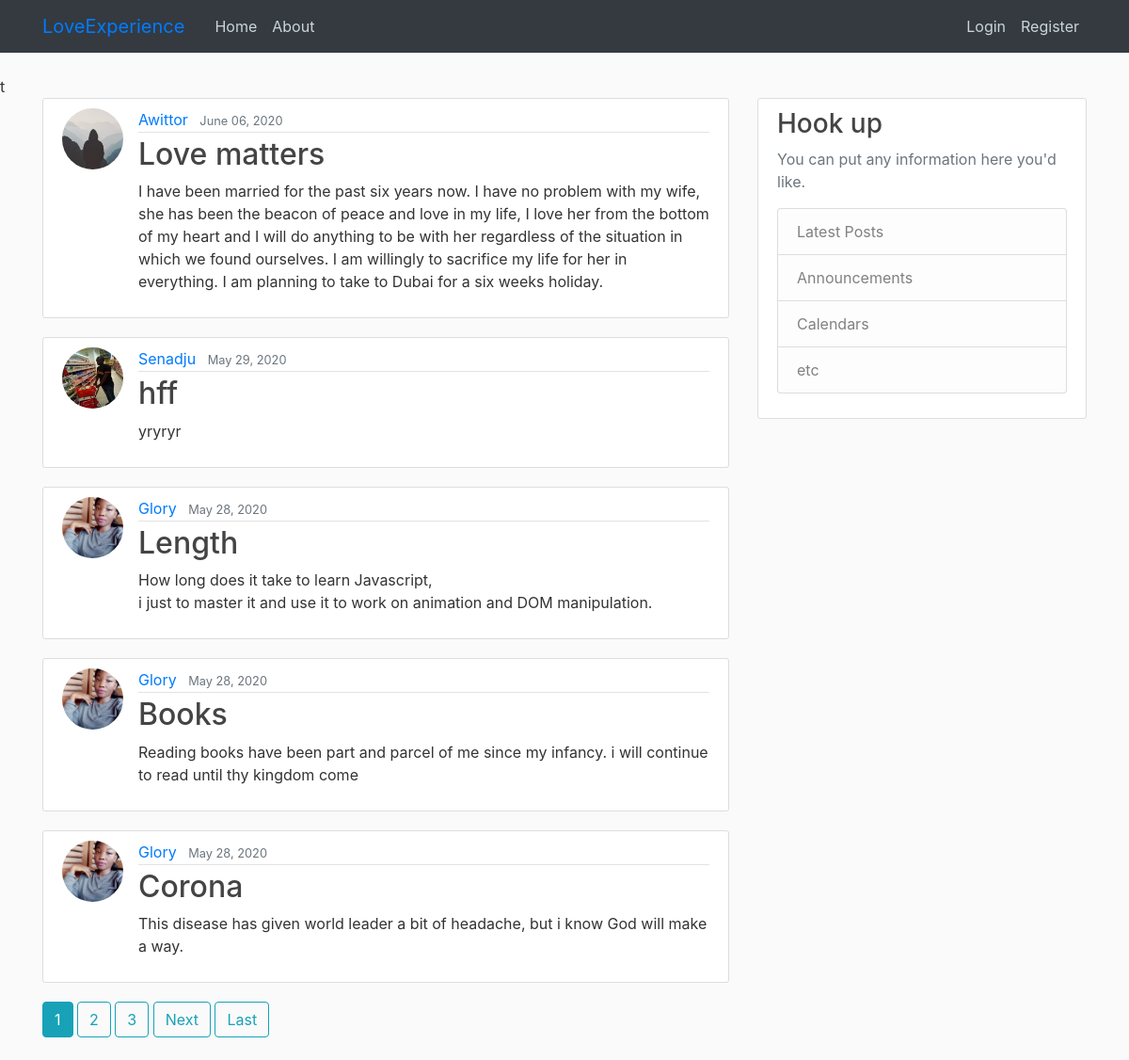
The page / on the database its author committed.
### blog/models.py (models this page shows, shortened)
class Post(models.Model):
    title = models.CharField(max_length=100)
    content = models.TextField()
    date_posted = models.DateTimeField(default=timezone.now)
    author = models.ForeignKey(User, on_delete=models.CASCADE)

### users/models.py (models this page shows, shortened)
class Profile(models.Model):
     user = models.OneToOneField(User, on_delete=models.CASCADE)
     image = models.ImageField(default='default.jpg', upload_to='profile_pics')

### blog/views.py (the view)
# urls.py: path('', PostListView.as_view(), name='blog-home'),
class PostListView(ListView): # List of blogs but not details
    model = Post
    template_name = 'blog/home.html'
    context_object_name = 'posts'
    ordering = ['-date_posted']
    paginate_by = 5

### blog/templates/blog/home.html (shortened to what this page needs)
{% extends "blog/base.html" %}
{% block content %}
    {% for post in posts %}
        <article class="media content-section">
          <img class="rounded-circle article-img" src="{{ post.author.profile.image.url }}">
          <div class="media-body">
            <div class="article-metadata">
              <a class="mr-2" href="{% url 'user-posts' post.author.username %}">{{ post.author }}</a>
              <small class="text-muted">{{ post.date_posted|date:"F d, Y" }}</small>
            </div>
            <h2><a class="article-title" href="{% url 'post-detail' post.id %}">{{ post.title }}</a></h2>
            <p class="article-content">{{ post.content }}</p>
          </div>
        </article>
    {% endfor %}
    {% if is_paginated %}
      {% for num in page_obj.paginator.page_range %}
        {% if page_obj.number == num %}
          <a class="btn btn-info mb-4" href="?page={{ num }}">{{ num }}</a>
        {% elif num > page_obj.number|add:'-3' and num < page_obj.number|add:'3' %}
          <a class="btn btn-outline-info mb-4" href="?page={{ num }}">{{ num }}</a>
        {% endif %}
      {% endfor %}
      {% if page_obj.has_next %}
        <a class="btn btn-outline-info mb-4" href="?page={{ page_obj.next_page_number }}">Next</a>
        <a class="btn btn-outline-info mb-4" href="?page={{ page_obj.paginator.num_pages }}">Last</a>
      {% endif %}
    {% endif %}
{% endblock content %}

### blog/templates/blog/base.html (shortened to what this page needs)
{% load static %}
<!DOCTYPE html>
<html lang="en">
<head>
     <link rel="stylesheet" href="https://stackpath.bootstrapcdn.com/bootstrap/4.5.0/css/bootstrap.min.css">
     <link rel="stylesheet" href="{% static 'blog/main.css' %}"/>
</head>
<body>t
    <header class="site-header">
        <nav class="navbar navbar-expand-md bg-dark navbar-primary fixed-top">
          <div class="container">
            <a class="navbar-brand mr-4" href="{% url 'blog-home' %}">LoveExperience</a>
            <div class="collapse navbar-collapse" id="navbarToggle">
              <div class="navbar-nav mr-auto">
                <a class="nav-item nav-link" href="{% url 'blog-home' %}">Home</a>
                <a class="nav-item nav-link" href="{% url 'blog about' %}">About</a>
              </div>
              <div class="navbar-nav">
               {% if user.is_authenticated %}
                <a class="nav-item nav-link" href="{%url 'post-create'%}">Share Your Experience</a>
                <a class="nav-item nav-link" href="{%url 'profile'%}">Profile</a>
                <a class="nav-item nav-link" href="{%url 'logout'%}">Logout</a>
                {% else %}
                <a class="nav-item nav-link" href="{%url 'login'%}">Login</a>
                <a class="nav-item nav-link" href="{% url 'register'%}">Register</a>
              {% endif %}
              </div>
            </div>
          </div>
        </nav>
      </header>
      <main role="main" class="container">
        <div class="row">
          <div class="col-md-8">
            {% block content %}{% endblock %}
          </div>
          <div class="col-md-4">
            <div class="content-section">
              <h3>Hook up</h3>
              <p class='text-muted'>You can put any information here you'd like.
                <ul class="list-group">
                  <li class="list-group-item list-group-item-light">Latest Posts</li>
                  <li class="list-group-item list-group-item-light">Announcements</li>
                  <li class="list-group-item list-group-item-light">Calendars</li>
                  <li class="list-group-item list-group-item-light">etc</li>
                </ul>
              </p>
            </div>
          </div>
        </div>
      </main>
</body>
</html>

### blog/static/blog/main.css (style rules this page uses)
body { background: #fafafa; color: #333333; margin-top: 5rem; }
h1, h2, h3, h4, h5, h6 { color: #444444; }
ul { margin: 0; }
.site-header .navbar-nav .nav-link { color: #cbd5db; }
.content-section { background: #ffffff; padding: 10px 20px; border: 1px solid #dddddd; border-radius: 3px; margin-bottom: 20px; }
.article-title { color: #444444; }
.article-content { white-space: pre-line; }
.article-img { height: 65px; width: 65px; margin-right: 16px; }
.article-metadata { padding-bottom: 1px; margin-bottom: 4px; border-bottom: 1px solid #e3e3e3 }

### rows shown on the page
Post: author.profile.image (placeholder picture), author "Awittor", date_posted "June 06, 2020", title "Love matters", content "I have been married for the past six years now. I have no problem with my wife, she has been the beacon of peace and love in my life, I love her from the bottom of my heart and I will do anything to be with her regardless of the situation in which we found ourselves. I am willingly to sacrifice my life for her in everything. I am planning to take to Dubai for a six weeks holiday."
Post: author.profile.image (picture), author "Senadju", date_posted "May 29, 2020", title "hff", content "yryryr"
Post: author.profile.image (picture), author "Glory", date_posted "May 28, 2020", title "Length", content "How long does it take to learn Javascript, i just to master it and use it to work on animation and DOM manipulation."
Post: author.profile.image (picture), author "Glory", date_posted "May 28, 2020", title "Books", content "Reading books have been part and parcel of me since my infancy. i will continue to read until thy kingdom come"
Post: author.profile.image (picture), author "Glory", date_posted "May 28, 2020", title "Corona", content "This disease has given world leader a bit of headache, but i know God will make a way."

### other values the page prints
{{ num }} "1"
{{ num }} "2" "3"
